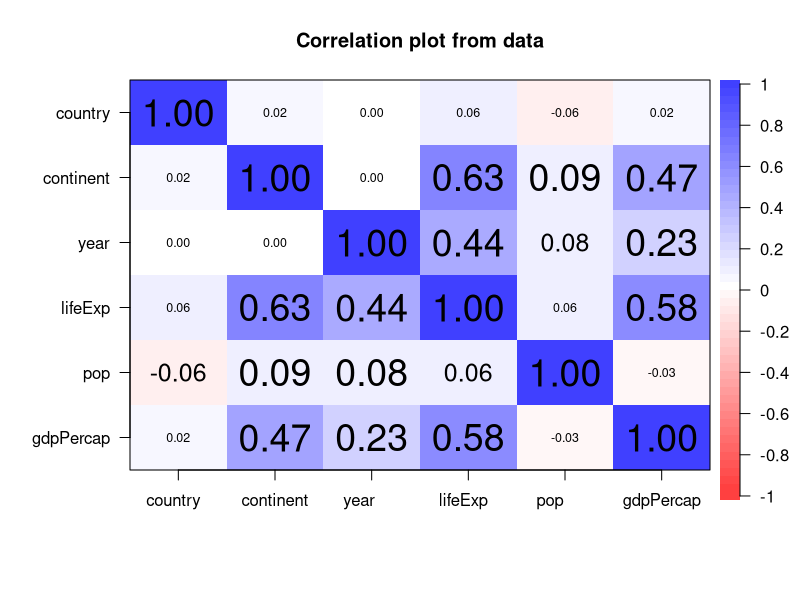
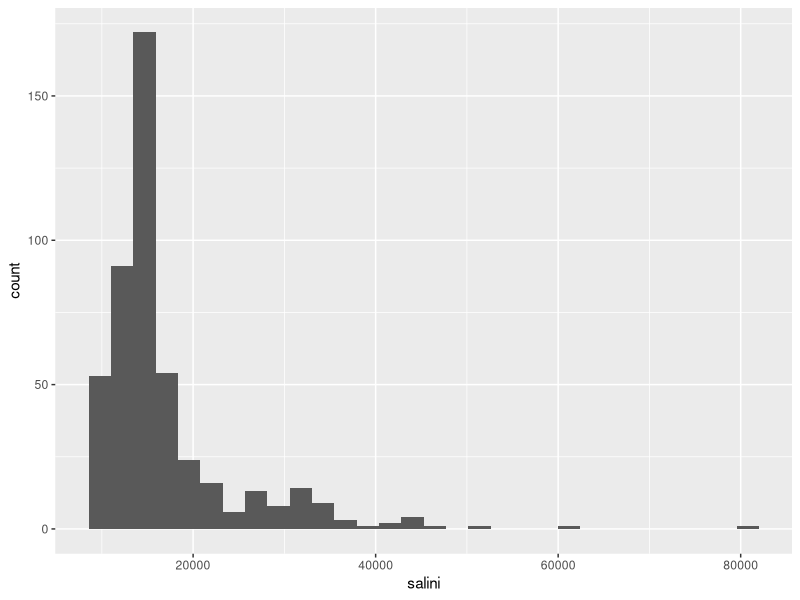
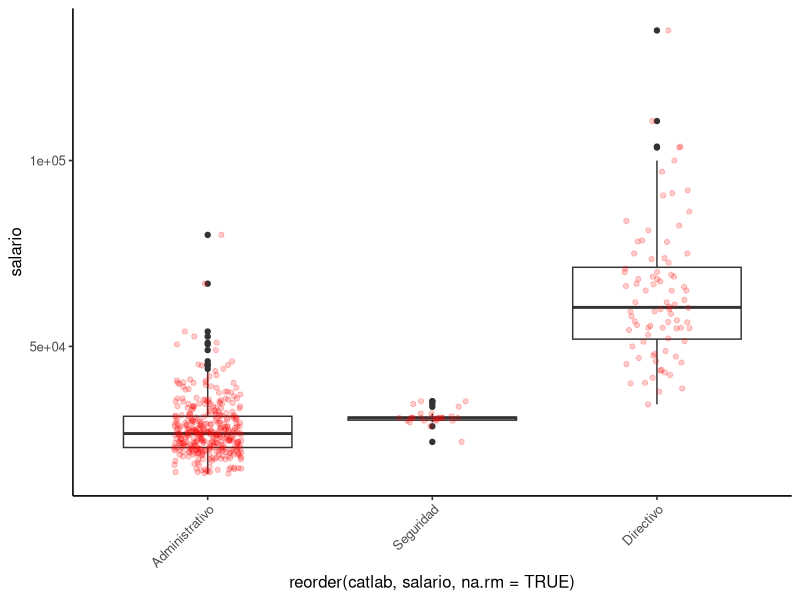
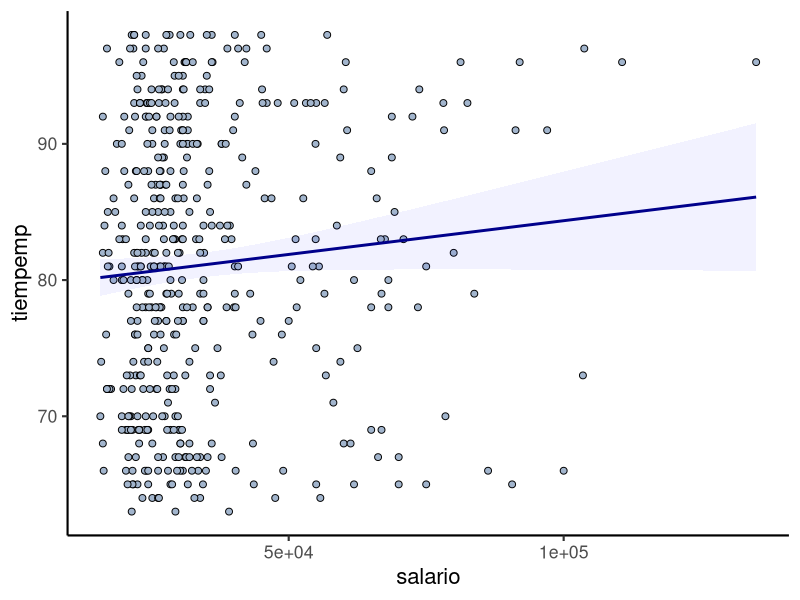
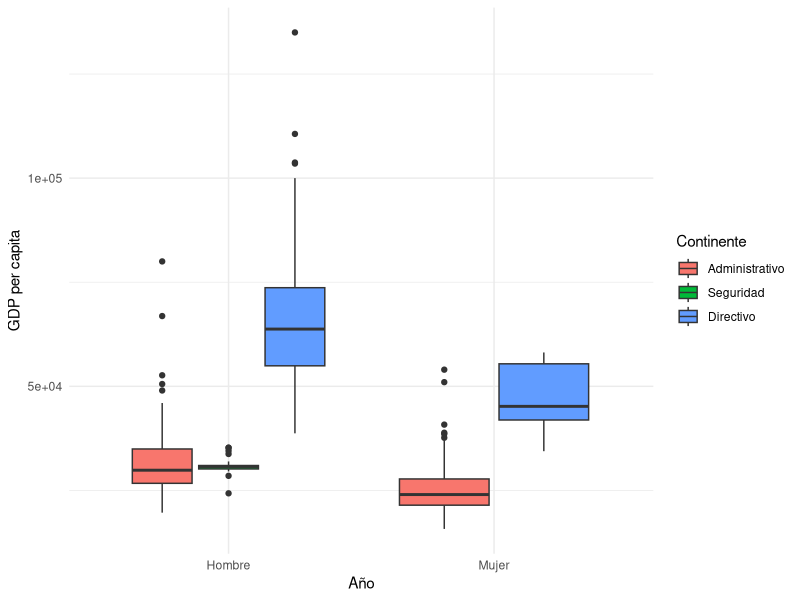
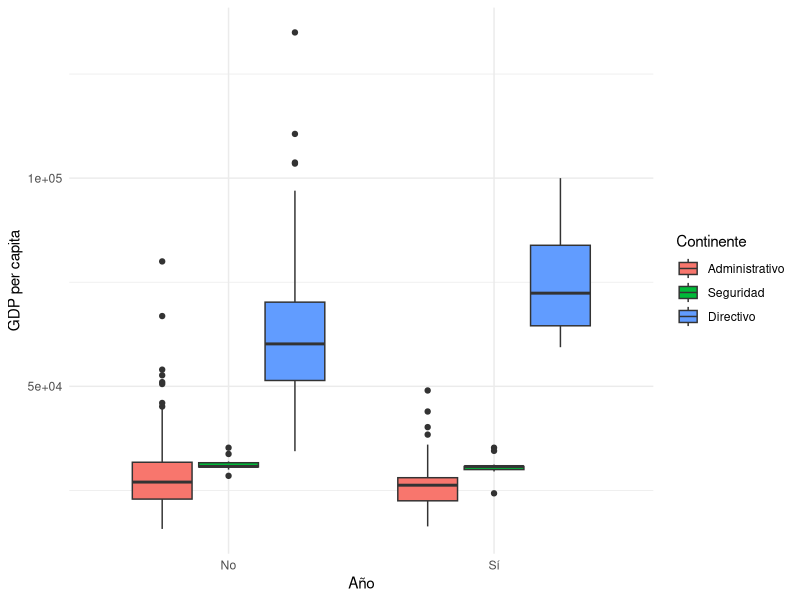

Source code (R) for these figures, in order:
# Soluciones a los Test incluidos en el curso
# Nota: Se omiten tildes

#===============================================================================
# CURSO:   INICIACION A R PARA EL ANALISIS ESTADISTICO
# SCRIPT:  1. Breve introduccion a R
# AUTORES: Miguel A. Sorrel
# VERSION:   3.0
#===============================================================================

#vectores
# 1) Establece una semilla de aleatorizacion con valor 473 y despues crea un
# vector con nombre v que contenga 100 numeros generados aleatoriamente desde 
# una distribucion uniforme con minimo igual a 1 y maximo igual a 5. Responde a
# las siguientes cuestiones:
set.seed(473)
v <- runif(100, min = 1, max = 5)
#     a) Cual es el valor correspondiente al elemento numero 23 de v? [Sol: 2.259835]
v[23]
#     b) Cual es la media del vector v? [Sol: 2.890052]
mean(v)
#     c) Cuantos valores de v son menores a 2? [Sol: 25]
sum(v < 2)

# 2) Ahora, tras establecer una nueva semilla de aleatorizacion con valor
# 1274, extrae 100 numeros enteros aleatorios entre 1 y 5 (con remuestreo):
set.seed(1274)
w <- sample(x = 1:5, size = 100, replace = TRUE)
#     a) Cuantos elementos son iguales a 2? [Sol: 15]
table(w); sum(w == 2)
#     b) Cual es la varianza de v cuando w es mayor o igual a 3? [Sol: 1.323919]
var(v[w >= 3])

#dataframes
# 1) La base de datos incluida en R de nombre iris (?iris) contiene 
# informacion sobre las caracteristicas morfologicas de distintos tipos de 
# flores de la familia iris.
#     a) ¿Cuantas filas tiene la base de datos? [Sol: 150]
nrow(iris)
#     b) ¿Cuales es el nombre de la primera variable? [Sol: Sepal.Length]
names(iris)[1]
#     c) ¿Cuanto mide el petalo de la flor numero 33? [Sol: 1.5]
iris$Petal.Length[33]
#     d) ¿Cual es el promedio de la anchura del sepalo para la especie setosa? [Sol: 3.428]
aggregate(iris$Sepal.Width, by = list(iris$Species), mean)
#     e) ¿Cuantas plantas de la especie versicolor existen con una anchura del petalo mayor a 1cm? [Sol: 43]
table(iris$Species[iris$Petal.Width > 1])
#     f) ¿Crea una nueva variable que representen el area del sepalo. ¿Cual es la media de esta variables? [Sol: 17.82287]
iris$Sepal.Area <- iris$Sepal.Length * iris$Sepal.Width
mean(iris$Sepal.Area)

#===============================================================================
# CURSO:   INICIACION A R PARA EL ANALISIS ESTADISTICO
# SCRIPT:  2. Importacion y exportacion de datos en R
# AUTORES: Miguel A. Sorrel
# VERSION:   3.0
#===============================================================================

# Importa la base de datos Gapminder.txt disponible en https://github.com/miguel-sorrel/R_UAMx y responde a las siguientes preguntas:
datos <- read.table("Gapminder.txt", header = TRUE, sep = ",", stringsAsFactors = TRUE)
#     a) ¿Qué valor debería tomar el argumento header en la función read.table(), TRUE o FALSE? [Sol: TRUE]
#     b) ¿Qué valor debería tomar el argumento sep en esa misma función, \t o ,? [Sol: ,]
#     c) ¿Cuántas filas incluye la base de datos? [Sol: 1704]
nrow(datos)
#     d) ¿Cuántas columnas incluye la base de datos? [Sol: 6]
ncol(datos)
#     e) ¿A qué continente pertenece el país presentado en la fila 400? (escribe el nombre tal cual aparece en la base de datos) [Sol: Europe]
datos[400, ]
#     f) ¿Cuantos paises estan representados en la base de datos? [Sol: 142]
length(table(datos$country))
#     g) ¿Cuantos paises de Oceanía estan representados en la base de datos? [Sol: 2]
table(datos$continent)["Oceania"]/length(table(datos$year))
#     h) ¿Cual es el máximo para la variable lifeExp? [Sol: 82.60]
summary(datos$lifeExp)
#     i) ¿Cual es valor de la correlación entre lifeExp y gdpPercap? [Sol: Europe]
psych::corPlot(sapply(datos, as.numeric))

#===============================================================================
# CURSO:   INICIACION A R PARA EL ANALISIS ESTADISTICO
# SCRIPT:  3. Analisis de datos en R
# AUTORES: Miguel A. Sorrel
# VERSION:   3.0
#===============================================================================

# 1) Realiza una serie de ejercicios con la base de datos "speed_dating.csv":
speed_dating <- read.csv("speed_dating.csv", header = TRUE, stringsAsFactors = TRUE)
#     a) La variable atractivo "attr", ¿se distribute normalmente? Ten en cuenta que 
#        la función a utilizar no admite valores perdidos. Tendrás que usar complete.cases(). [Sol: No]
sd.completo <- speed_dating[complete.cases(speed_dating), ]
ks.test(sd.completo$attr, pnorm, mean(sd.completo$attr, sd(sd.completo$attr)))
#     b) ¿Qué proporción de mujeres (gender = 0) tenían como objetivo conocer gente (goal = 2)? [Sol: = 0.39927273]
prop.table(table(speed_dating$goal, speed_dating$gender), margin = 2)
#     c) ¿Hay diferencias significativas en el promedio de atractivo según género? (responde Sí/No) # [Sol: Sí]
t.test(speed_dating$attr ~ speed_dating$gender,
       alternative = "two.sided",
       conf.level = 0.95) 
#     d) ¿Cuál es la correlación entre atractivo (attr) e inteligencia (intel)? [Sol: 0.3910644]
cor(speed_dating$attr, speed_dating$intel, use = "complete.obs")
#     e) Ajusta el modelo de regresión logística empleando sólo los datos de mujeres (gender == 1). 
#        ¿Cuál de los tres predictores (attr, intel o prob) tiene asociado un coeficiente de regresión más grande? [Sol: attr]
model_m <- glm(dec ~ attr + intel + prob, 
               data = speed_dating[speed_dating$gender == 0,],
               family = "binomial")
library(tidyverse)
coefficients_m <- summary(model_m)$coefficients %>% 
  as.data.frame()
coefficients_m
coef(model_m)

#===============================================================================
# CURSO:   INICIACION A R PARA EL ANALISIS ESTADISTICO
# SCRIPT:  4. Visualizacion de datos en R
# AUTORES: Miguel A. Sorrel
# VERSION:   3.0
#===============================================================================

# 1) Realiza una serie de ejercicios con la base de datos Empleados.sav:
dat <- foreign::read.spss(file = "Empleados.sav", 
                          to.data.frame = TRUE) 
spss.date <- function(x) as.Date(x/86400, origin = "1582-10-14")
dat$fechnac <- spss.date(dat$fechnac) 
rm(spss.date) 
attach(dat) 
#     a) Genera un histograma que ilustre la variable salini, ¿tenía alguien un salario anual mayor que 100.000 cuando entró en la empresa? (Responde Sí/No) [Sol: No] 
dat %>% ggplot(aes(x = salini)) + geom_histogram()
#     b) Genera un gráfico de cajas y bigotes que represente la distribución de salario según categoría laboral. ¿En cuál de las tres categorías podemos encontrar sueldos más bajos? (Responde Administrativo/Seguridad/Directivo) [Sol: Administrativo] 
dat %>% 
  ggplot(aes(x = reorder(catlab,salario,na.rm = TRUE), y = salario)) +
  geom_boxplot(fill = "white") + 
  geom_jitter(width = 0.15, alpha = 0.20, col = "red") + 
  theme_classic(base_size = 12) +
  theme(axis.text.x = element_text(angle = 45, hjust = 1))
#     c) Genera un gráfico de dispersión para representar la relación entre salario y tiempo en la empresa (tiempemp). ¿Se observa una alta correlación entre estas variables? (Responde Sí/No) [Sol: No] 
dat %>% 
  ggplot(aes(x = salario, y = tiempemp)) +
  geom_point(size = 2, shape = 21, fill = "lightsteelblue3") +
  geom_smooth(method = "lm", col = "blue4", fill = "blue1", alpha = 0.05) + # loess 
  theme_classic(base_size = 16)
#     d) Genera un gráfico de cajas y bigotes para representar la relación entre salario, sexo y categoría laboral (cat) y tiempo en la empresa (tiempemp). En todos los casos donde aplica, uno de los dos sexos tiene distribuciones con salarios más eleveados. ¿De qué grupo se trata? (Responde: Hombres/Mujeres) [Sol: Hombres] 
dat %>%
  ggplot(aes(x = as.factor(sexo), y = salario, fill = catlab)) +
  geom_boxplot() +
  labs(x = "Año", y = "GDP per capita", fill = "Continente") +
  theme_minimal()
#     e) Replica el gráfico anterior pero cambiando minoria por sexo. ¿Qué grupo de directivos tiene una distribución de salarios más elevados, los pertenecientes a una minoría o los que no? Responde Sí/No para indica el grupo de minoría. [Sol: Sí] 
dat %>%
  ggplot(aes(x = as.factor(minoria), y = salario, fill = catlab)) +
  geom_boxplot() +
  labs(x = "Año", y = "GDP per capita", fill = "Continente") +
  theme_minimal()

